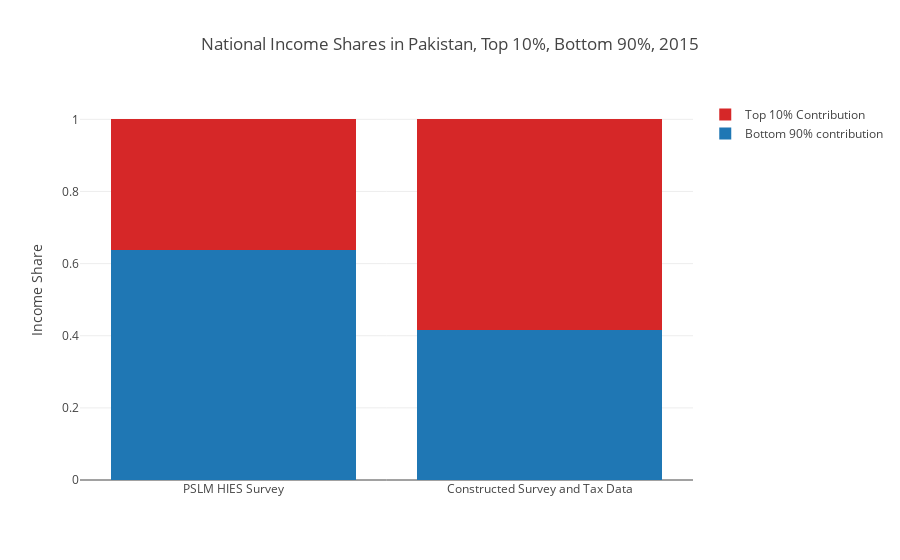

Notebook code for this chart:
### Markdown cell above
### Top 10%, Bottom 90% National Income Shares in Pakistan, 2015

### Code cell
x=["PSLM HIES Survey", "Constructed Survey and Tax Data"]

trace1 = go.Bar(
    x=x,
    y=[calculate_income_share("salaried", 2015, 0.9, top=False, t_func_diff=True, t_func=get_survey_table), 
       calculate_income_share("salaried", 2015, 0.9, top=False)],
    name='Bottom 90% contribution',
    marker = dict(color = ('rgb(31, 119, 180)'))   
)
trace2 = go.Bar(
    x=x,
    y=[calculate_income_share("salaried", 2015, 0.1, t_func_diff=True, t_func=get_survey_table), 
       calculate_income_share("salaried", 2015, 0.1)],
    name='Top 10% Contribution',
    marker = dict(color = ('rgb(214, 39, 40)'))
)

data = [trace1, trace2]

layout = dict(title = 'National Income Shares in Pakistan, Top 10%, Bottom 90%, 2015',
              yaxis = dict(title = 'Income Share'),
              barmode='stack'
              )

top10_2015 = plotly.offline.iplot({
    "data": data,
    "layout": layout
})
top10_2015

### Figure 1 — Plotly figure (JSON) as saved in the notebook; plotly's stock layout.template omitted (floating-point values rounded to 4 significant figures)
{"data": [{"marker": {"color": "rgb(31, 119, 180)"}, "name": "Bottom 90% contribution", "type": "bar", "x": ["PSLM HIES Survey", "Constructed Survey and Tax Data"], "y": [0.639, 0.416]}, {"marker": {"color": "rgb(214, 39, 40)"}, "name": "Top 10% Contribution", "type": "bar", "x": ["PSLM HIES Survey", "Constructed Survey and Tax Data"], "y": [0.362, 0.584]}], "layout": {"barmode": "stack", "title": "National Income Shares in Pakistan, Top 10%, Bottom 90%, 2015", "yaxis": {"title": "Income Share"}}}
